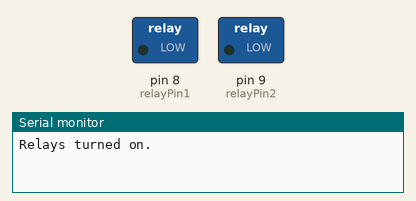
Recording of a sketch running on a simulated Arduino Uno, built with avr-gcc and run on an emulated ATmega328P. Parts: switched loads named in the sketch (green lamp = pin HIGH), the last lines printed to the serial monitor.

Above: at 1.5 s.
At 4.5 s:
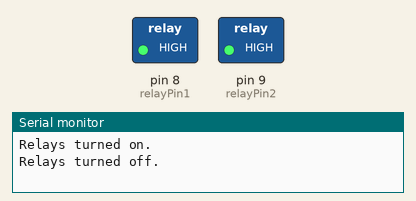
Timing chart, 0 to 7.8 s (numbered marks = the images above):
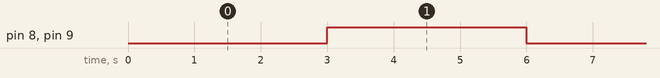

Measured:
- by itself, pin 8 (relayPin1), pin 9 (relayPin2): alternates HIGH for 3.0 s and LOW for 3.0 s

The sketch:

testRelay.ino
```cpp
const int relayPin1 = 8;
const int relayPin2 = 9;

void setup() {
  Serial.begin(115200);
  pinMode(relayPin1, OUTPUT);
  pinMode(relayPin2, OUTPUT);
}

void loop() {
  // '!' is placed because the relay has inverse logic.
  Serial.println("Relays turned on.");
  digitalWrite(relayPin1, !HIGH);
  digitalWrite(relayPin2, !HIGH);
  delay(3000);

  Serial.println("Relays turned off.");
  digitalWrite(relayPin1, !LOW);
  digitalWrite(relayPin2, !LOW);
  delay(3000);
}
```
